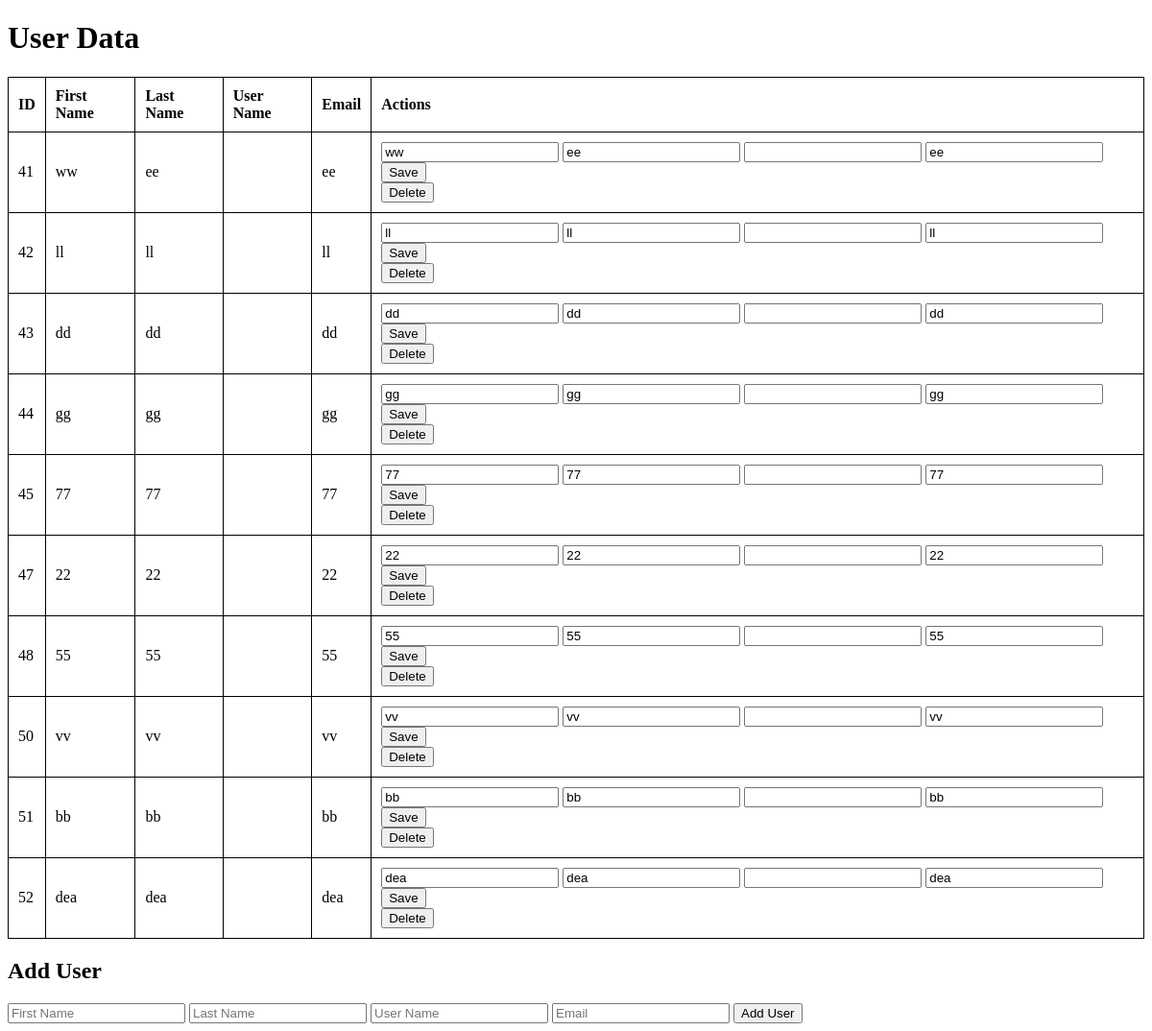
Screenshot of /Login/data_table.php with the database file from the repository.
### tables this page shows
CREATE TABLE `users` (
  `id` int(10) unsigned NOT NULL AUTO_INCREMENT,
  `user_name` varchar(255) DEFAULT NULL,
  `password` varchar(255) DEFAULT NULL,
  `fname` varchar(255) DEFAULT NULL,
  `lname` varchar(255) DEFAULT NULL,
  `email` varchar(255) DEFAULT NULL,
  PRIMARY KEY (`id`)
);

### Login/data_table.php (the view, shortened to what this page needs)
<?php
$conn = mysqli_connect("localhost", "username", "password", "login");
$query = "SELECT * FROM users";
$result = mysqli_query($conn, $query);
?>
<!DOCTYPE html>
<html>
<head>
</head>
<body>
    <h1>User Data</h1>
    <table>
        <thead>
            <tr>
                <th>ID</th>
                <th>First Name</th>
                <th>Last Name</th>
                <th>User Name</th>
                <th>Email</th>
                <th>Actions</th>
            </tr>
        </thead>
        <tbody>
            <?php while ($row = mysqli_fetch_assoc($result)) { ?>
                <tr>
                    <td><?php echo $row['id']; ?></td>
                    <td><?php echo $row['fname']; ?></td>
                    <td><?php echo $row['lname']; ?></td>
                    <td><?php echo $row['uname']; ?></td>
                    <td><?php echo $row['email']; ?></td>
                    <td>
                        <form method="post" action="">
                            <input type="text" name="edit_fname" value="<?php echo $row['fname']; ?>">
                            <input type="text" name="edit_lname" value="<?php echo $row['lname']; ?>">
                            <input type="text" name="edit_uname" value="<?php echo $row['uname']; ?>">
                            <input type="text" name="edit_email" value="<?php echo $row['email']; ?>">
                            <button type="submit">Save</button>
                        </form>
                        <form method="post" action="">
                            <button type="submit">Delete</button>
                        </form>
                    </td>
                </tr>
            <?php } ?>
        </tbody>
    </table>
    <h2>Add User</h2>
    <form method="post" action="">
        <input type="text" name="new_fname" placeholder="First Name">
        <input type="text" name="new_lname" placeholder="Last Name">
        <input type="text" name="new_uname" placeholder="User Name">
        <input type="text" name="new_email" placeholder="Email">
        <button type="submit">Add User</button>
    </form>
</body>
</html>

### Login/data_table.php (style rules this page uses)
table { width: 100%; border-collapse: collapse; }
table, th, td { border: 1px solid black; }
th, td { padding: 10px; text-align: left; }
form { display: inline-block; }

### rows the page displays
users: id "41", fname "ww", lname "ee", email "ee", edit_fname "ww", edit_lname "ee", edit_email "ee"
users: id "42", fname "ll", lname "ll", email "ll", edit_fname "ll", edit_lname "ll", edit_email "ll"
users: id "43", fname "dd", lname "dd", email "dd", edit_fname "dd", edit_lname "dd", edit_email "dd"
users: id "44", fname "gg", lname "gg", email "gg", edit_fname "gg", edit_lname "gg", edit_email "gg"
users: id "45", fname "77", lname "77", email "77", edit_fname "77", edit_lname "77", edit_email "77"
users: id "47", fname "22", lname "22", email "22", edit_fname "22", edit_lname "22", edit_email "22"
users: id "48", fname "55", lname "55", email "55", edit_fname "55", edit_lname "55", edit_email "55"
users: id "50", fname "vv", lname "vv", email "vv", edit_fname "vv", edit_lname "vv", edit_email "vv"
users: id "51", fname "bb", lname "bb", email "bb", edit_fname "bb", edit_lname "bb", edit_email "bb"
users: id "52", fname "dea", lname "dea", email "dea", edit_fname "dea", edit_lname "dea", edit_email "dea"
